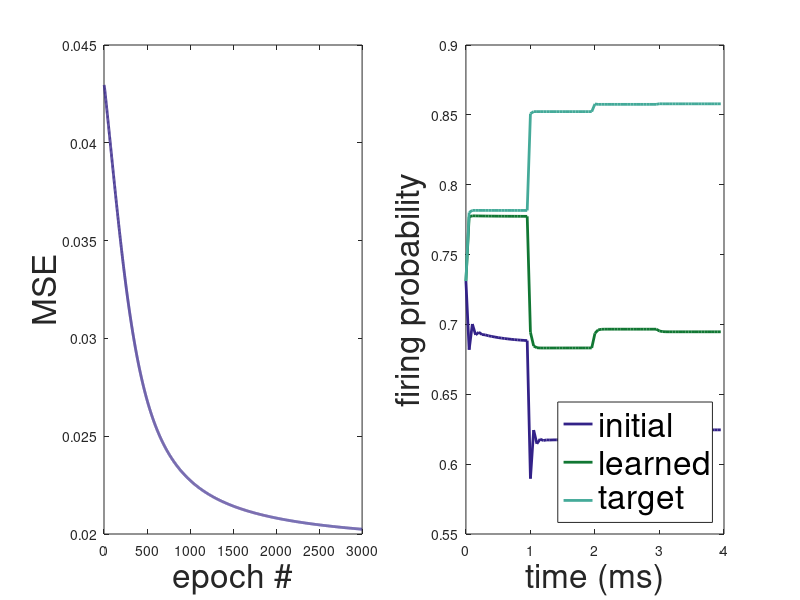

Write MATLAB code to recreate this figure.
type = "km";

if strcmp(type, "thresh")
    losses = xlsread("results_wkof_080121/brnn_learnrealizable-thresh-agn-1units-losses.csv");
    final_outputs = xlsread("results_wkof_080121/brnn_learnrealizable-thresh-agn-finaloutputs.csv");
    targets = xlsread("results_wkof_080121/brnn_learnrealizable-thresh-agn-targets.csv");
    initial_outputs = xlsread("results_wkof_080121/brnn_learnrealizable-thresh-agn-initialoutputs.csv");
elseif strcmp(type, "km")
    losses = xlsread("results_wkof_080121/brnn_learnrealizable-km-1units-losses.csv");
    final_outputs = xlsread("results_wkof_080121/brnn_learnrealizable-km-finaloutputs.csv");
    targets = xlsread("results_wkof_080121/brnn_learnrealizable-km-targets.csv");
    initial_outputs = xlsread("results_wkof_080121/brnn_learnrealizable-km-initialoutputs.csv");
end
thresh_losses = xlsread("results_wkof_080121/brnn_learnrealizable-losses-threshes.csv");
km_losses = xlsread("results_wkof_080121/brnn_learnrealizable-losses-kms.csv");
asck_losses = xlsread("results_wkof_080121/brnn_learnrealizable-losses-asck.csv");
ascr_losses = xlsread("results_wkof_080121/brnn_learnrealizable-losses-ascr.csv");
ascamp_losses = xlsread("results_wkof_080121/brnn_learnrealizable-losses-ascamp.csv");

linewidth = 2;
simtime = 4
fontsize=24;

figure;
subplot(1,2,1);
plot(losses, 'Color', "#332288", 'LineWidth', linewidth);
xlabel('epoch #', 'FontName', 'helvetica', 'FontSize', fontsize);
ylabel('MSE', 'FontName', 'helvetica', 'FontSize', fontsize);

subplot(1,2,2);
plot([0:0.05:simtime-0.05], initial_outputs, 'Color', "#332288", 'LineWidth', linewidth, 'DisplayName', "initial");
xlabel('time (ms)', 'FontName', 'helvetica', 'FontSize', fontsize);
ylabel('firing probability', 'FontName', 'helvetica', 'FontSize', fontsize);
hold on
plot([0:0.05:simtime-0.05], final_outputs, 'Color', "#117733", 'LineWidth', linewidth, 'DisplayName', "learned");
xlabel('time (ms)', 'FontName', 'helvetica', 'FontSize', fontsize);
ylabel('firing probability', 'FontName', 'helvetica', 'FontSize', fontsize);
hold on
plot([0:0.05:simtime - 0.05], targets, 'Color', "#44AA99", 'LineWidth', linewidth, 'DisplayName', "target");
xlabel('time (ms)', 'FontName', 'helvetica', 'FontSize', fontsize);
ylabel('firing probability', 'FontName', 'helvetica', 'FontSize', fontsize);

legend('FontName', 'helvetica', 'FontSize', fontsize, 'Location', 'southeast')

% figure;
% plot(thresh_losses(:,1), thresh_losses(:,2), 'Color', "#332288", 'LineWidth', linewidth);
% xlabel('threshold (mV)', 'FontName', 'helvetica', 'FontSize', fontsize);
% ylabel('MSE', 'FontName', 'helvetica', 'FontSize', fontsize);
% 
% figure;
% plot(km_losses(:,1), km_losses(:,2), 'Color', "#332288", 'LineWidth', linewidth);
% xlabel('membrane k (1/ms)', 'FontName', 'helvetica', 'FontSize', fontsize);
% ylabel('MSE', 'FontName', 'helvetica', 'FontSize', fontsize);
% 
% figure;
% plot(asck_losses(:,1), asck_losses(:,2), 'Color', "#332288", 'LineWidth', linewidth);
% xlabel('ASC k (1/ms)', 'FontName', 'helvetica', 'FontSize', fontsize);
% ylabel('MSE', 'FontName', 'helvetica', 'FontSize', fontsize);
% 
% figure;
% plot(ascr_losses(:,1), ascr_losses(:,2), 'Color', "#332288", 'LineWidth', linewidth);
% xlabel('ASC mult.', 'FontName', 'helvetica', 'FontSize', fontsize);
% ylabel('MSE', 'FontName', 'helvetica', 'FontSize', fontsize);
% 
% figure;
% plot(ascamp_losses(:,1), ascamp_losses(:,2), 'Color', "#332288", 'LineWidth', linewidth);
% xlabel('ASC additive (pA)', 'FontName', 'helvetica', 'FontSize', fontsize);
% ylabel('MSE', 'FontName', 'helvetica', 'FontSize', fontsize);